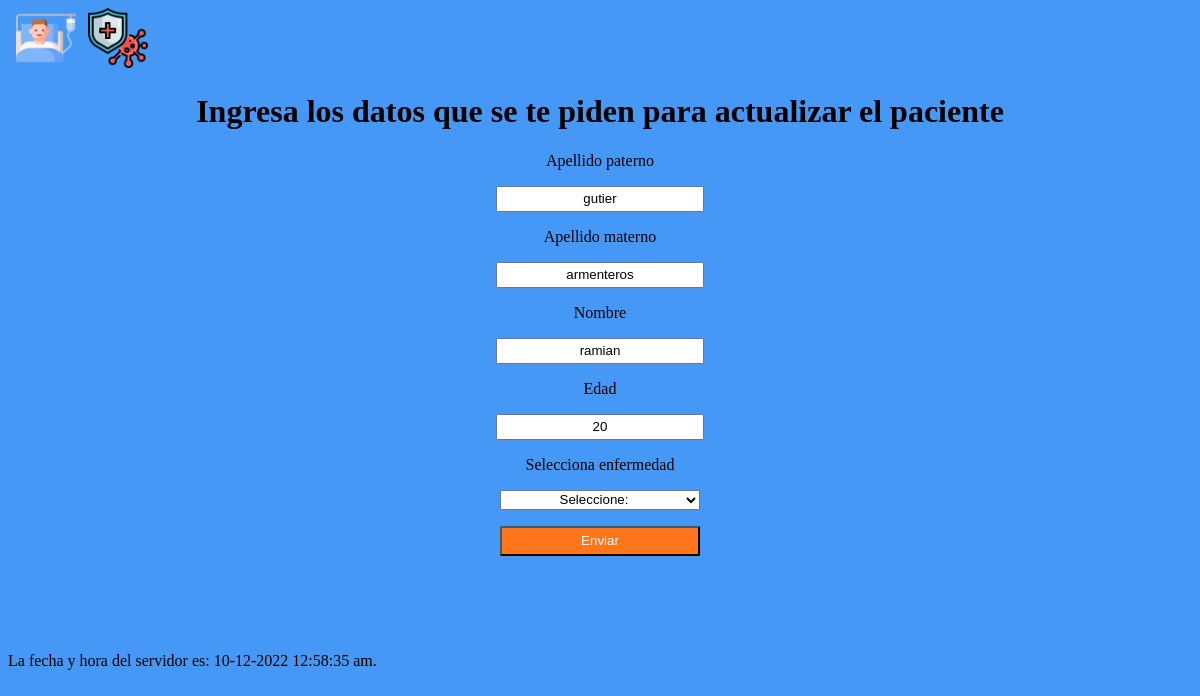
/ejecutables/cambios.php?id_getpaciente=2, run on the app's committed database.
### tables this page shows
CREATE TABLE `pacientes` (
  `id_paciente` int(11) NOT NULL,
  `apellido_paterno` varchar(50) NOT NULL,
  `apellido_materno` varchar(50) NOT NULL,
  `nombre` varchar(75) NOT NULL,
  `edad` int(3) NOT NULL,
  `id_enfermedad` int(11) NOT NULL
);

### ejecutables/cambios.php (the view, shortened to what this page needs)
<?php
include_once 'header.php';
$con = new Conexion;
$conectar = $con->con();
$id_getpaciente = $_GET['id_getpaciente'];
$consulta = $conectar->query("SELECT * FROM pacientes WHERE id_paciente = '$id_getpaciente'");
foreach ($consulta as $datos){
		?>
		<div class="container" align="center">
			<h1>Ingresa los datos que se te piden para actualizar el paciente </h1>
			<div class="div-3">
				<form action="cambios_Ejecutados.php" method="post" name="act">
				  <p>Apellido paterno</p>
				  <p>
				  <input type="text" name="apellido_paterno" id="textfield2" value="<?php echo $datos['apellido_paterno'];?>"/>
				  </p>
				  <p>Apellido materno</p>
				  <p>
				  <input type="text" name="apellido_materno" id="textfield3" value="<?php echo $datos['apellido_materno'];?>"/>
				  </p>
				  <p>Nombre</p>
				  <p>
				  <input type="text" name="nombre" id="textfield4" value="<?php echo $datos['nombre'];?>"/>
				  </p>
				  <p>Edad</p>
				  <p>
				  <input type="text" name="edad" id="textfield5" value="<?php echo $datos['edad'];?>"/>
				  </p>
				  <p>Selecciona enfermedad</p>
				  <p>
				  <select name="enfermedad">
				  	<option value="0">Seleccione:</option>
				  </select>
				  </p>
				  <p>
				  <input class="btn_usuario" type="submit" name="btn" id="button" value="Enviar" />
				  </p>
				</form>
			</div>
		</div>
<?php
}
include_once 'footer.php';?>

### css/style.css (style rules this page uses)
div { margin: 0; }
body { background-color: #4598F5; }
.div-3 { text-align: center; width: 700px; height: 500px; }
input { text-align: center; height: 20px; width: 200px; }
select, textarea { text-align: center; height: 20px; width: 200px; }
.btn_usuario { text-align: center; height: 30px; width: 200px; color:#fff; background-color: #ff751a; }

### data on the page
pacientes: apellido_paterno "gutier", apellido_materno "armenteros", nombre "ramian", edad "20"
